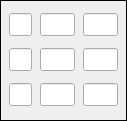
<?xml version="1.0" encoding="UTF-8"?>
<ui version="4.0">
 <class>Mat3x3</class>
 <widget class="QFrame" name="Mat3x3">
  <property name="geometry">
   <rect>
    <x>0</x>
    <y>0</y>
    <width>127</width>
    <height>121</height>
   </rect>
  </property>
  <property name="font">
   <font>
    <family>Segoe UI</family>
    <pointsize>10</pointsize>
   </font>
  </property>
  <property name="windowTitle">
   <string>Frame</string>
  </property>
  <property name="frameShape">
   <enum>QFrame::Box</enum>
  </property>
  <property name="midLineWidth">
   <number>0</number>
  </property>
  <layout class="QGridLayout" name="gridLayout">
   <property name="leftMargin">
    <number>8</number>
   </property>
   <property name="topMargin">
    <number>8</number>
   </property>
   <property name="rightMargin">
    <number>8</number>
   </property>
   <property name="bottomMargin">
    <number>8</number>
   </property>
   <property name="spacing">
    <number>8</number>
   </property>
   <item row="0" column="3">
    <widget class="QLineEdit" name="l02"/>
   </item>
   <item row="1" column="0" colspan="2">
    <widget class="QLineEdit" name="l10"/>
   </item>
   <item row="1" column="2">
    <widget class="QLineEdit" name="l11"/>
   </item>
   <item row="1" column="3">
    <widget class="QLineEdit" name="l12"/>
   </item>
   <item row="2" column="0" colspan="2">
    <widget class="QLineEdit" name="l20"/>
   </item>
   <item row="2" column="2">
    <widget class="QLineEdit" name="l21"/>
   </item>
   <item row="2" column="3">
    <widget class="QLineEdit" name="l22"/>
   </item>
   <item row="0" column="2">
    <widget class="QLineEdit" name="l01"/>
   </item>
   <item row="0" column="0" colspan="2">
    <widget class="QLineEdit" name="l00"/>
   </item>
  </layout>
 </widget>
 <resources/>
 <connections/>
</ui>
